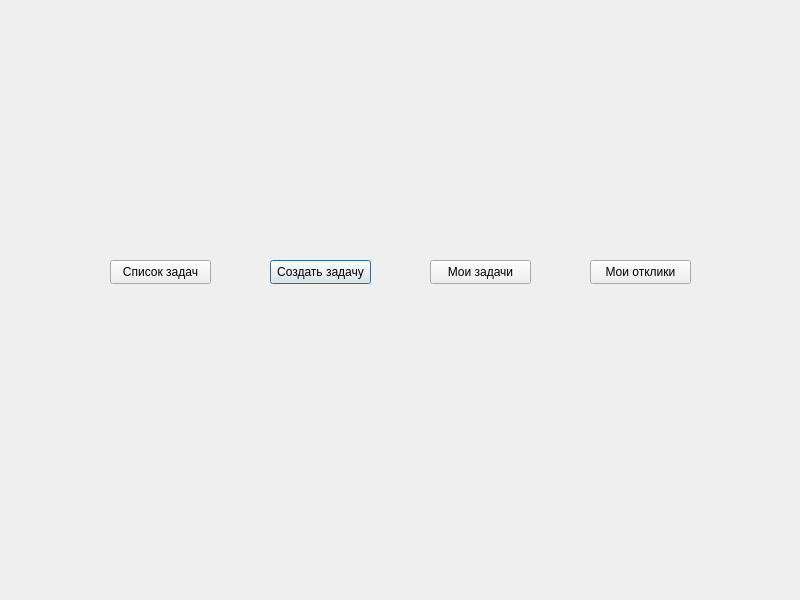
<?xml version="1.0" encoding="UTF-8"?>
<ui version="4.0">
 <class>Dialog</class>
 <widget class="QDialog" name="Dialog">
  <property name="geometry">
   <rect>
    <x>0</x>
    <y>0</y>
    <width>800</width>
    <height>600</height>
   </rect>
  </property>
  <property name="windowTitle">
   <string>TaskHub</string>
  </property>
  <widget class="QPushButton" name="viewCreateTaskButton">
   <property name="geometry">
    <rect>
     <x>270</x>
     <y>260</y>
     <width>101</width>
     <height>24</height>
    </rect>
   </property>
   <property name="text">
    <string>Создать задачу</string>
   </property>
   <property name="default">
    <bool>false</bool>
   </property>
   <property name="flat">
    <bool>false</bool>
   </property>
  </widget>
  <widget class="QPushButton" name="viewTaskButton">
   <property name="geometry">
    <rect>
     <x>110</x>
     <y>260</y>
     <width>101</width>
     <height>24</height>
    </rect>
   </property>
   <property name="text">
    <string>Список задач</string>
   </property>
  </widget>
  <widget class="QPushButton" name="viewMyTaskButton">
   <property name="geometry">
    <rect>
     <x>430</x>
     <y>260</y>
     <width>101</width>
     <height>24</height>
    </rect>
   </property>
   <property name="text">
    <string>Мои задачи</string>
   </property>
  </widget>
  <widget class="QPushButton" name="goToMySentResponcesButton">
   <property name="geometry">
    <rect>
     <x>590</x>
     <y>260</y>
     <width>101</width>
     <height>24</height>
    </rect>
   </property>
   <property name="text">
    <string>Мои отклики</string>
   </property>
  </widget>
 </widget>
 <resources/>
 <connections/>
</ui>
